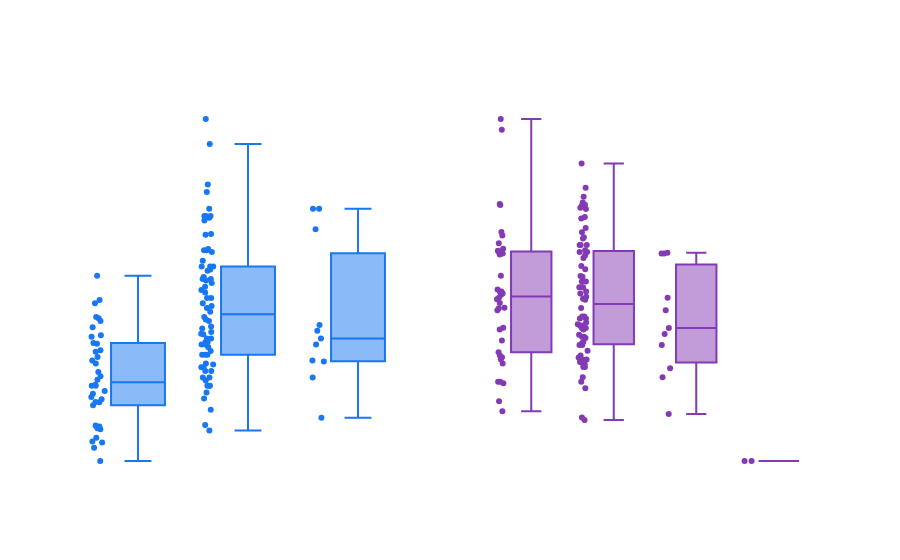

Write notebook code for a chart like this one.
### Code cell
if type_col and type_col in df.columns:
    # Side by side boxplots
    fig = make_subplots(rows=1, cols=2,
                        subplot_titles=["ER by Content Type",
                                        "Performance Score by Content Type"])

    for ct in df[type_col].dropna().unique():
        ct_df = df[df[type_col] == ct]
        fig.add_trace(go.Box(
            y=ct_df[er_col], name=str(ct), showlegend=False,
            marker_color=BRAND_BLUE, boxpoints="all", jitter=0.3
        ), row=1, col=1)
        fig.add_trace(go.Box(
            y=ct_df[ps_col], name=str(ct), showlegend=False,
            marker_color=BRAND_PURPLE, boxpoints="all", jitter=0.3
        ), row=1, col=2)

    fig.update_layout(
        title="Content Type Performance — ER vs Performance Score",
        plot_bgcolor="rgba(0,0,0,0)",
        paper_bgcolor="rgba(0,0,0,0)",
        font_color="rgba(255,255,255,0.8)"
    )
    fig.show()

### Figure 1 — Plotly figure (JSON) as saved in the notebook; plotly's stock layout.template omitted (floating-point values rounded to 4 significant figures)
{"data": [{"boxpoints": "all", "jitter": 0.3, "marker": {"color": "#1877F2"}, "name": "IG reel", "showlegend": false, "type": "box", "xaxis": "x", "y": [7.292, 4.721, 4.592, 3.361, 10.61, 4.412, 16.51, 8.511, 2.83, 9.21, 11.54, 11.86, 14.47, 0.8, 14.63, 8.209, 9.091, 2.273, 13.79, 9.756, 7.843, 12.24, 16.22, 4.286, 16.67, 15.52, 18.18, 7.273, 13.7, 18.52, 9.091, 2.959, 21.21, 6.936, 12.82, 10.14, 7.595, 12.99], "yaxis": "y"}, {"boxpoints": "all", "jitter": 0.3, "marker": {"color": "#833AB4"}, "name": "IG reel", "showlegend": false, "type": "box", "xaxis": "x2", "y": [48.49, 41.24, 64.78, 18.46, 29.95, 14.72, 62.74, 31.42, 15.02, 29.01, 19.99, 30.9, 43.37, 9.43, 30.64, 39.82, 20.59, 11.3, 35.08, 32.11, 19.65, 28.57, 32.09, 24.93, 32.5, 39.1, 28.92, 19.26, 40.19, 31.75, 15.02, 22.81, 39.3, 42.71, 39.54, 48.7, 25.26, 39.66], "yaxis": "y2"}, {"boxpoints": "all", "jitter": 0.3, "marker": {"color": "#1877F2"}, "name": "IG carousel", "showlegend": false, "type": "box", "xaxis": "x", "y": [13.89, 21.88, 19.35, 11.43, 25.71, 7.692, 6.452, 20.83, 15.38, 27.59, 16.67, 13.64, 10.71, 27.78, 27.78, 24.0, 22.22, 27.78, 22.22, 17.86, 12.9, 4.167, 25.81, 11.11, 9.091, 20.41, 16.39, 31.25, 14.29, 27.27, 12.5, 10.0, 16.22, 9.677, 18.18, 9.091, 14.29, 10.0, 8.333, 20.69, 17.65, 35.71, 38.46, 4.762, 15.0, 11.54, 11.11, 20.83, 24.0, 28.57, 20.0, 13.89, 18.75, 9.091, 13.64, 21.05, 10.71, 13.33, 24.14, 12.5, 18.75, 30.43, 19.64, 12.5, 22.86, 22.22, 23.81, 15.62, 14.75, 21.74, 17.24, 14.81], "yaxis": "y"}, {"boxpoints": "all", "jitter": 0.3, "marker": {"color": "#833AB4"}, "name": "IG carousel", "showlegend": false, "type": "box", "xaxis": "x2", "y": [27.39, 39.94, 35.04, 22.56, 48.53, 13.77, 18.76, 34.0, 26.22, 47.95, 24.92, 21.97, 19.24, 40.92, 40.92, 39.57, 32.92, 40.92, 32.92, 31.11, 23.89, 7.78, 46.2, 22.28, 17.8, 45.95, 42.38, 56.35, 25.17, 50.05, 23.52, 18.6, 32.09, 18.31, 38.93, 15.02, 25.17, 15.86, 25.67, 36.33, 25.89, 48.97, 51.77, 8.25, 23.29, 19.99, 19.6, 34.0, 39.57, 44.12, 30.71, 27.39, 26.98, 17.8, 21.97, 31.75, 19.24, 19.08, 42.14, 23.52, 26.98, 48.38, 47.73, 20.89, 43.33, 32.92, 36.94, 28.99, 38.46, 34.89, 30.52, 25.67], "yaxis": "y2"}, {"boxpoints": "all", "jitter": 0.3, "marker": {"color": "#1877F2"}, "name": "IG image", "showlegend": false, "type": "box", "xaxis": "x", "y": [13.64, 10.0, 15.79, 15.15, 11.76, 5.556, 28.57, 11.86, 26.32, 14.29, 28.57], "yaxis": "y"}, {"boxpoints": "all", "jitter": 0.3, "marker": {"color": "#833AB4"}, "name": "IG image", "showlegend": false, "type": "box", "xaxis": "x2", "y": [21.97, 15.86, 24.06, 28.55, 17.55, 8.92, 39.32, 30.9, 39.45, 25.17, 39.32], "yaxis": "y2"}, {"boxpoints": "all", "jitter": 0.3, "marker": {"color": "#1877F2"}, "name": "Post type", "showlegend": false, "type": "box", "xaxis": "x", "y": [NaN, NaN], "yaxis": "y"}, {"boxpoints": "all", "jitter": 0.3, "marker": {"color": "#833AB4"}, "name": "Post type", "showlegend": false, "type": "box", "xaxis": "x2", "y": [0.0, 0.0], "yaxis": "y2"}], "layout": {"annotations": [{"font": {"size": 16}, "showarrow": false, "text": "ER by Content Type", "x": 0.225, "xanchor": "center", "xref": "paper", "y": 1, "yanchor": "bottom", "yref": "paper"}, {"font": {"size": 16}, "showarrow": false, "text": "Performance Score by Content Type", "x": 0.775, "xanchor": "center", "xref": "paper", "y": 1, "yanchor": "bottom", "yref": "paper"}], "font": {"color": "rgba(255,255,255,0.8)"}, "paper_bgcolor": "rgba(0,0,0,0)", "plot_bgcolor": "rgba(0,0,0,0)", "title": {"text": "Content Type Performance — ER vs Performance Score"}, "xaxis": {"anchor": "y", "domain": [0, 0.45]}, "xaxis2": {"anchor": "y2", "domain": [0.55, 1]}, "yaxis": {"anchor": "x", "domain": [0, 1]}, "yaxis2": {"anchor": "x2", "domain": [0, 1]}}}
